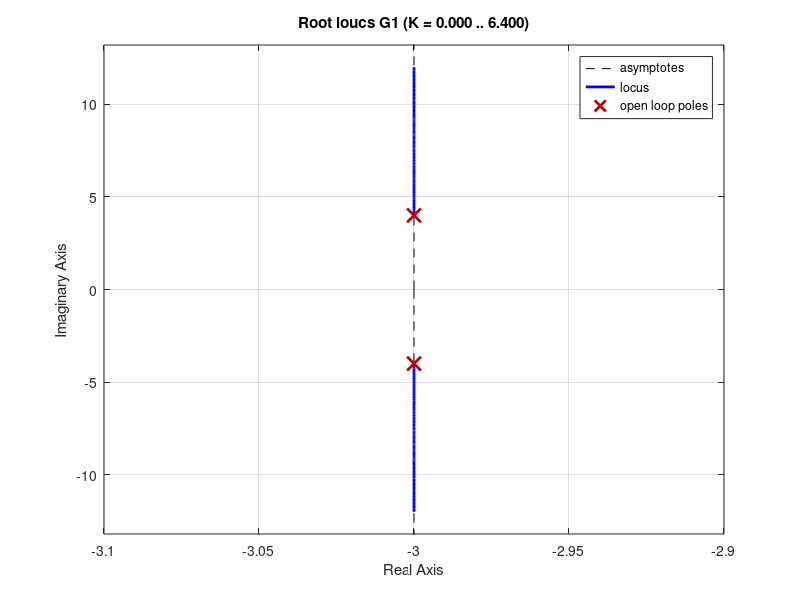

Reproduce this figure in MATLAB. (Note: this script raises an error after producing the figure.)
n=[0 20];
d=[1 6 5];
G=tf(n,d);
G1=feedback(G,1,-1);
%t= 0:0.0001:10;
%y=t.^2;
%[y,t]=lsim(G1,y,t);
%plot(y,t)
%grid on
rlocus(G1)
rlocfind(G1)